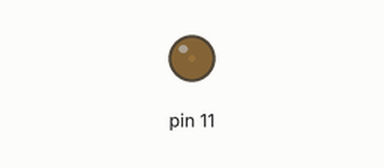
Simulated run of this sketch. Board: Arduino Uno, built with avr-gcc and run on an emulated ATmega328P. On the bench: output pins drawn as LEDs (lit = HIGH).

Above: at 0.05 s.
At 1.25 s:
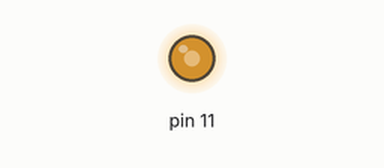
At 1.85 s:
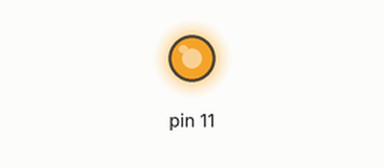
At 3.65 s:
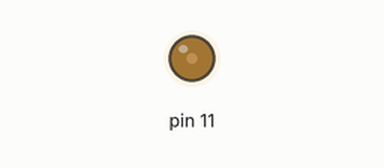
Timing chart, 0 to 5.3 s (numbered marks = the images above):
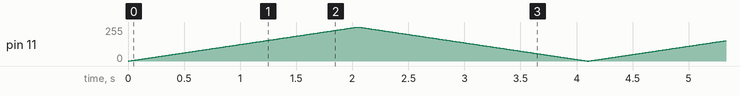

The sketch:

test2.ino
```cpp
#include "blink.h"


Blink pin(11);
void setup() {
  // put your setup code here, to run once:

}

void loop() {
  // put your main code here, to run repeatedly:

   pin.blink(8);
}
```

blink.cpp
```cpp
#include "Blink.h"


Blink::Blink(int pin){
 pinMode(pin,OUTPUT);
 pinNumber = pin;
}

void Blink::blink(int t){
 int a;
 for(a=0;a<=255;a++){
	analogWrite(pinNumber,a);
	delay(t);
 }
 for(a=255;a>=0;a--){
	analogWrite(pinNumber,a);
	delay(t);
 }
}
```

blink.h
```cpp
#ifndef _BLINK_H_
#define _BLINK_H_

#include <Arduino.h>

class Blink
{
public:
	Blink(int pin);
	void blink(int t);
private:
	int pinNumber;
};

#endif
```
